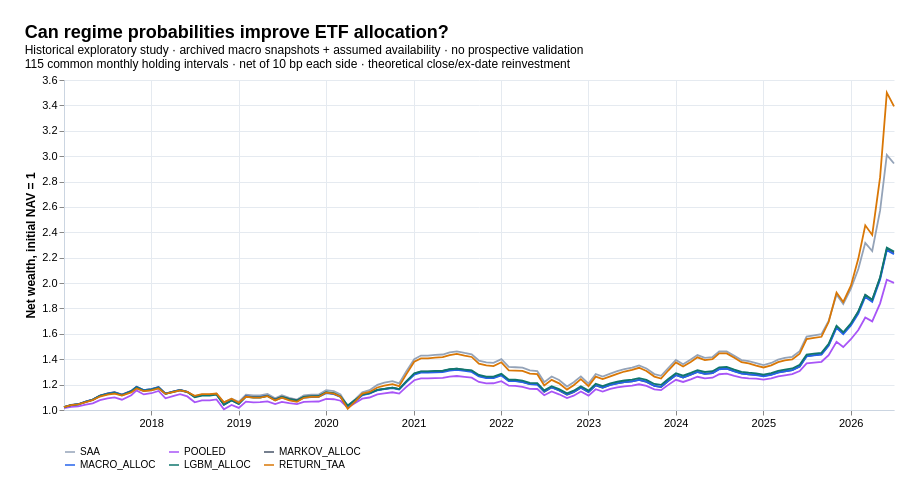

The Vega-Lite source for this figure:
### Vega-Lite specification from a JSON file in a GitHub repository (floating-point values rounded to 4 significant figures; data arrays with more than 128 entries replaced by an {"elided": "..."} marker saying what was removed)
{"title": {"text": "Can regime probabilities improve ETF allocation?", "subtitle": ["Historical exploratory study · archived macro snapshots + assumed availability · no prospective validation", "115 common monthly holding intervals · net of 10 bp each side · theoretical close/ex-date reinvestment"]}, "width": 830, "height": 330, "data": {"values": {"elided": "690 records"}}, "mark": {"type": "line", "strokeWidth": 1.8}, "encoding": {"x": {"field": "date", "type": "temporal", "title": null, "axis": {"format": "%Y", "tickCount": 8}}, "y": {"field": "end_nav", "type": "quantitative", "title": "Net wealth, initial NAV = 1", "scale": {"zero": false}}, "color": {"field": "strategy", "type": "nominal", "title": null, "scale": {"domain": ["SAA", "POOLED", "MARKOV_ALLOC", "MACRO_ALLOC", "LGBM_ALLOC", "RETURN_TAA"], "range": ["#94a3b8", "#a855f7", "#475569", "#2563eb", "#0f766e", "#d97706"]}, "legend": {"orient": "bottom", "columns": 3}}}, "background": "#ffffff", "padding": 24, "config": {"font": "Arial", "title": {"fontSize": 18, "anchor": "start"}, "axis": {"labelFontSize": 11, "titleFontSize": 12, "gridColor": "#e5eaf0", "domainColor": "#cbd5e1"}, "view": {"stroke": null}}}
